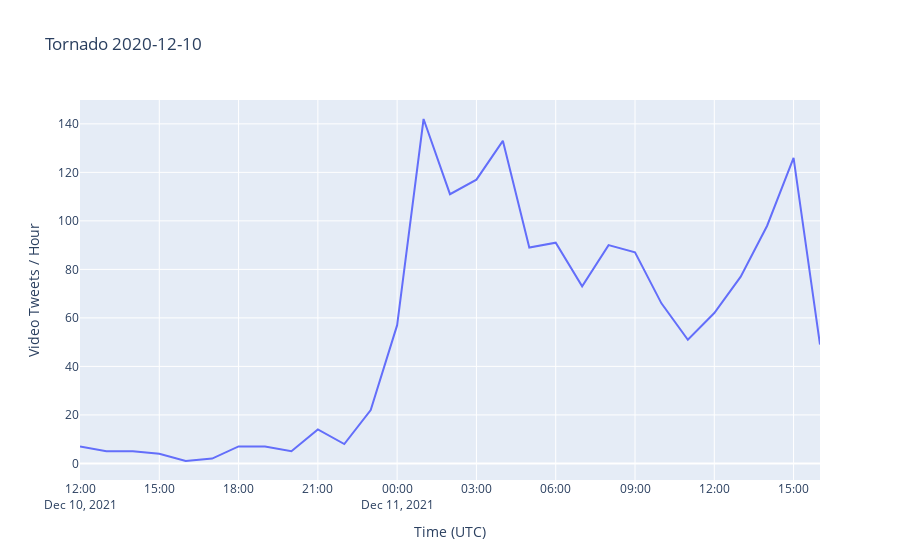

Source (notebook cell):
### Code cell
from plotly import express as xp

times = df.resample('H', on='created_at').count()
xp.line(times, x=times.index, y=times.id, labels={'id': 'Video Tweets / Hour', 'index': 'Time (UTC)'}, title='Tornado 2020-12-10')

### Figure 1 — Plotly figure (JSON) as saved in the notebook; plotly's stock layout.template omitted (floating-point values rounded to 4 significant figures)
{"data": [{"hovertemplate": "Time (UTC)=%{x}<br>Video Tweets / Hour=%{y}<extra></extra>", "legendgroup": "", "line": {"color": "#636efa", "dash": "solid"}, "marker": {"symbol": "circle"}, "mode": "lines", "name": "", "orientation": "v", "showlegend": false, "type": "scatter", "x": ["2021-12-10T12:00:00+00:00", "2021-12-10T13:00:00+00:00", "2021-12-10T14:00:00+00:00", "2021-12-10T15:00:00+00:00", "2021-12-10T16:00:00+00:00", "2021-12-10T17:00:00+00:00", "2021-12-10T18:00:00+00:00", "2021-12-10T19:00:00+00:00", "2021-12-10T20:00:00+00:00", "2021-12-10T21:00:00+00:00", "2021-12-10T22:00:00+00:00", "2021-12-10T23:00:00+00:00", "2021-12-11T00:00:00+00:00", "2021-12-11T01:00:00+00:00", "2021-12-11T02:00:00+00:00", "2021-12-11T03:00:00+00:00", "2021-12-11T04:00:00+00:00", "2021-12-11T05:00:00+00:00", "2021-12-11T06:00:00+00:00", "2021-12-11T07:00:00+00:00", "2021-12-11T08:00:00+00:00", "2021-12-11T09:00:00+00:00", "2021-12-11T10:00:00+00:00", "2021-12-11T11:00:00+00:00", "2021-12-11T12:00:00+00:00", "2021-12-11T13:00:00+00:00", "2021-12-11T14:00:00+00:00", "2021-12-11T15:00:00+00:00", "2021-12-11T16:00:00+00:00"], "xaxis": "x", "y": [7, 5, 5, 4, 1, 2, 7, 7, 5, 14, 8, 22, 57, 142, 111, 117, 133, 89, 91, 73, 90, 87, 66, 51, 62, 77, 98, 126, 49], "yaxis": "y"}], "layout": {"autosize": true, "legend": {"tracegroupgap": 0}, "title": {"text": "Tornado 2020-12-10"}, "xaxis": {"anchor": "y", "autorange": true, "domain": [0, 1], "range": ["2021-12-10 12:00", "2021-12-11 16:00"], "title": {"text": "Time (UTC)"}, "type": "date"}, "yaxis": {"anchor": "x", "autorange": true, "domain": [0, 1], "range": [-6.833, 149.8], "title": {"text": "Video Tweets / Hour"}, "type": "linear"}}}
